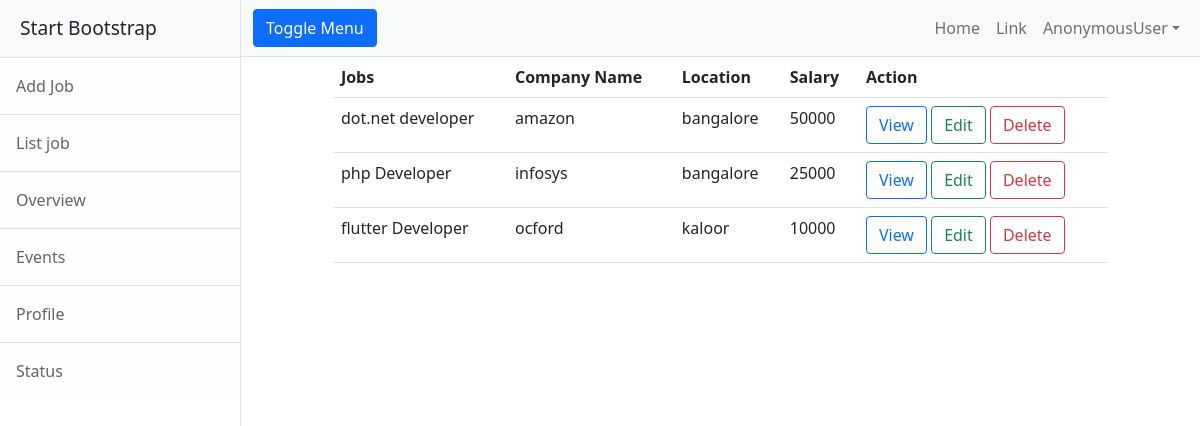
Screenshot of /employer/jobs/all with the database file from the repository.
### employer/models.py (models this page shows, shortened)
class Jobs(models.Model):
    job_title=models.CharField(max_length=150)
    company_name=models.CharField(max_length=150)
    location=models.CharField(max_length=150)
    salary=models.IntegerField(null=True)
    experience=models.IntegerField(default=0)

### employer/views.py (the view)
# urls.py: path('jobs/all',views.ListJobView.as_view(),name='all-jobs'),
class ListJobView(ListView):
    model=Jobs
    context_object_name='jobs'
    template_name='emp-listjob.html'

### employer/templates/emp-listjob.html
{%extends 'base.html'%}
{%block body_block%}
<div class="row">
    <div class="col-1"></div>
    <div class="col-10">
        <table class="table">
            <tr>
                <th>Jobs</th>
                <th>Company Name</th>
                <th>Location</th>
                <th> Salary</th>
                <th>Action</th>
            </tr>
            {%for job in jobs%}
            <tr>
                <td>{{job.job_title}}</td>
                <td>{{job.company_name}}</td>
                <td>{{job.location}}</td>
                <td>{{job.salary}}</td>
                <td>
                    <a href="{%url 'job-details' job.id%}"class="btn btn-outline-primary">View</a>
                    <a href="{%url 'job-changes' job.id%}"class="btn btn-outline-success">Edit</a>
                    <a href="{%url 'job-delete' job.id%}"class="btn btn-outline-danger">Delete</a>
                </td>
            </tr>
            {%endfor%}
        </table>
    </div>
    <div class="col-1"></div>
</div>
{%endblock%}

### employer/templates/base.html (shortened to what this page needs)
<!DOCTYPE html>
{%load static%}
<html lang="en">
    <head>
        <link href="{%static 'css/styles.css'%}" rel="stylesheet" />
    </head>
    <body>
        <div class="d-flex" id="wrapper">
            <div class="border-end bg-white" id="sidebar-wrapper">
                <div class="sidebar-heading border-bottom bg-light">Start Bootstrap</div>
                <div class="list-group list-group-flush">
                    <a class="list-group-item list-group-item-action list-group-item-light p-3" href="{%url 'emp-addjob'%}">Add Job</a>
                    <a class="list-group-item list-group-item-action list-group-item-light p-3" href="{%url 'all-jobs'%}">List job</a>
                    <a class="list-group-item list-group-item-action list-group-item-light p-3" href="#!">Overview</a>
                    <a class="list-group-item list-group-item-action list-group-item-light p-3" href="#!">Events</a>
                    <a class="list-group-item list-group-item-action list-group-item-light p-3" href="#!">Profile</a>
                    <a class="list-group-item list-group-item-action list-group-item-light p-3" href="#!">Status</a>
                </div>
            </div>
            <div id="page-content-wrapper">
                <nav class="navbar navbar-expand-lg navbar-light bg-light border-bottom">
                    <div class="container-fluid">
                        <button class="btn btn-primary" id="sidebarToggle">Toggle Menu</button>
                        <div class="collapse navbar-collapse" id="navbarSupportedContent">
                            <ul class="navbar-nav ms-auto mt-2 mt-lg-0">
                                <li class="nav-item active"><a class="nav-link" href="#!">Home</a></li>
                                <li class="nav-item"><a class="nav-link" href="#!">Link</a></li>
                                <li class="nav-item dropdown">
                                    <a class="nav-link dropdown-toggle" id="navbarDropdown" href="#" role="button" data-bs-toggle="dropdown" aria-haspopup="true" aria-expanded="false">{{request.user}}</a>
                                </li>
                            </ul>
                        </div>
                    </div>
                </nav>
                <div class="container-fluid">
                 {%block body_block%}
                    {%endblock%}
                </div>
            </div>
        </div>
    </body>
</html>

### rows the page displays
Jobs: job_title "dot.net developer", company_name "amazon", location "bangalore", salary "50000"
Jobs: job_title "php Developer", company_name "infosys", location "bangalore", salary "25000"
Jobs: job_title "flutter Developer", company_name "ocford", location "kaloor", salary "10000"

### other values shown
{{ request.user }} "AnonymousUser"
